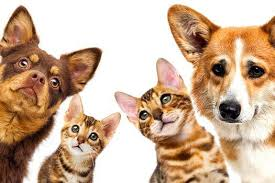
#> input picture TGMT/cho_meo.jfif, 275 x 183 px, found by its file name
$ python BT_B1.py
#> lines starting #> are read from the running program, lines starting #| are printed output that depends on the picture; after the words box and inside, x2 and y2 are one past the last pixel; in counts of white or black regions, pixels touching at a corner belong together
import cv2
import os

# Đọc ảnh màu từ đường dẫn
image = cv2.imread(r'D:\TGMT\cho_meo.jfif')
#> image is the input picture: shape (183, 275, 3); mean B, G, R 153.3, 177.1, 204.9

# Kiểm tra xem ảnh có đọc được hay không
if image is None:
    print("Không thể đọc ảnh từ đường dẫn đã chỉ định.")
else:
    height, width, channels = image.shape
#> height = 183; width = 275; channels = 3
    print(f"Chiều rộng: {width}")
#| Chiều rộng: 275
    print(f"Chiều cao: {height}")
#| Chiều cao: 183
    print(f"Số kênh màu: {channels}")
#| Số kênh màu: 3

    # Chuyển ảnh màu sang đen trắng (ảnh xám)
    gray_image = cv2.cvtColor(image, cv2.COLOR_BGR2GRAY)

    # Chuyển ảnh xám sang ảnh nhị phân (binary)
    _, binary_image = cv2.threshold(gray_image, 127, 255, cv2.THRESH_BINARY)
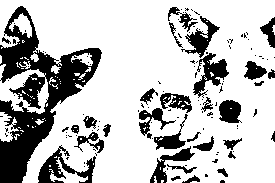
#> binary_image: shape (183, 275); 74.6% white; 121 black regions (90 under 20 px), largest, box (x1, y1, x2, y2) and area: (0, 6, 102, 183) 6453, (38, 145, 96, 183) 815, (193, 53, 229, 98) 664

    # Tách các kênh màu B, G, R
    B, G, R = cv2.split(image)

    # Tạo các ảnh chỉ hiển thị một kênh màu
    R_image = cv2.merge([B * 0, G * 0, R])
    G_image = cv2.merge([B * 0, G, R * 0])
    B_image = cv2.merge([B, G * 0, R * 0])
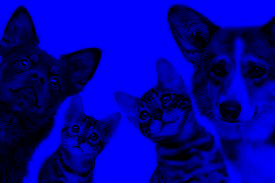
#> B_image: shape (183, 275, 3); mean B, G, R 153.3, 0, 0

    # Tạo các ảnh với thứ tự chuyển đổi kênh màu khác nhau
    BGR_image = cv2.merge([B, G, R])
    RGB_image = cv2.merge([R, G, B])
    GRB_image = cv2.merge([G, R, B])
    BRG_image = cv2.merge([B, R, G])
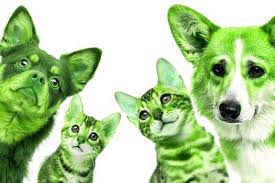
#> BRG_image: shape (183, 275, 3); mean of channels 0, 1, 2 153.3, 204.9, 177.1; drawn as B, G, R

    # Chuyển ảnh đen trắng và binary sang 3 kênh để ghép
    gray_image_3_channel = cv2.cvtColor(gray_image, cv2.COLOR_GRAY2BGR)
    binary_image_3_channel = cv2.cvtColor(binary_image, cv2.COLOR_GRAY2BGR)

    # Đảm bảo tất cả các ảnh có cùng chiều cao
    gray_image_3_channel = cv2.resize(gray_image_3_channel, (width, height))
    binary_image_3_channel = cv2.resize(binary_image_3_channel, (width, height))
    R_image = cv2.resize(R_image, (width, height))
    G_image = cv2.resize(G_image, (width, height))
    B_image = cv2.resize(B_image, (width, height))

    # Nối các ảnh theo chiều ngang
    top_row = cv2.hconcat([BGR_image, RGB_image, GRB_image, BRG_image])
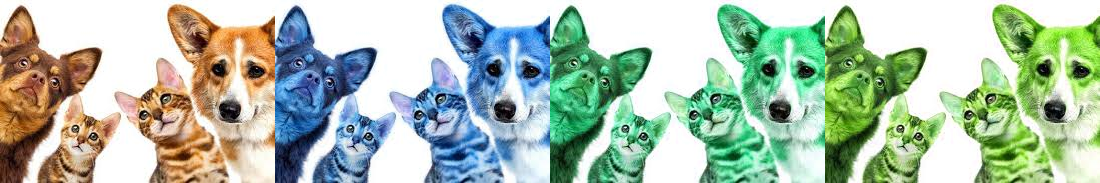
#> top_row: shape (183, 1100, 3); mean B, G, R 172.1, 191, 172.1
    middle_row = cv2.hconcat([gray_image_3_channel, binary_image_3_channel])
    bottom_row = cv2.hconcat([R_image, G_image, B_image])

    # Đảm bảo các hàng có cùng chiều rộng bằng cách resize
    max_width = max(top_row.shape[1], middle_row.shape[1], bottom_row.shape[1])
#> max_width = 1100
    top_row = cv2.resize(top_row, (max_width, top_row.shape[0]))
    middle_row = cv2.resize(middle_row, (max_width, middle_row.shape[0]))
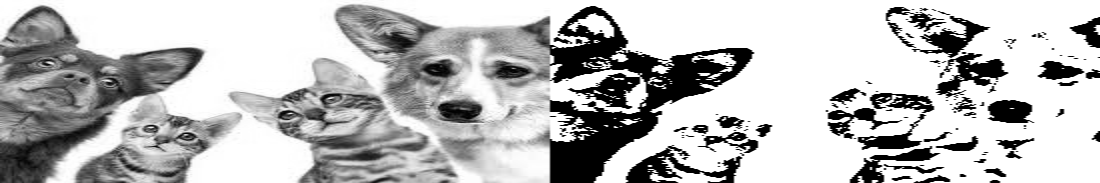
#> middle_row: shape (183, 1100, 3); min 0, max 255, mean 186.5
    bottom_row = cv2.resize(bottom_row, (max_width, bottom_row.shape[0]))
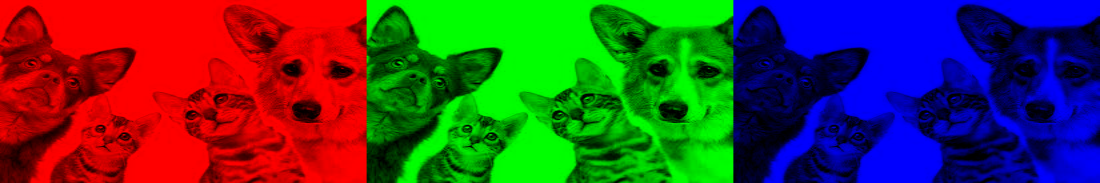
#> bottom_row: shape (183, 1100, 3); mean B, G, R 51.1, 59.1, 68.3

    # Nối các hàng để tạo thành ảnh tổng hợp
    combined_image = cv2.vconcat([top_row, middle_row, bottom_row])
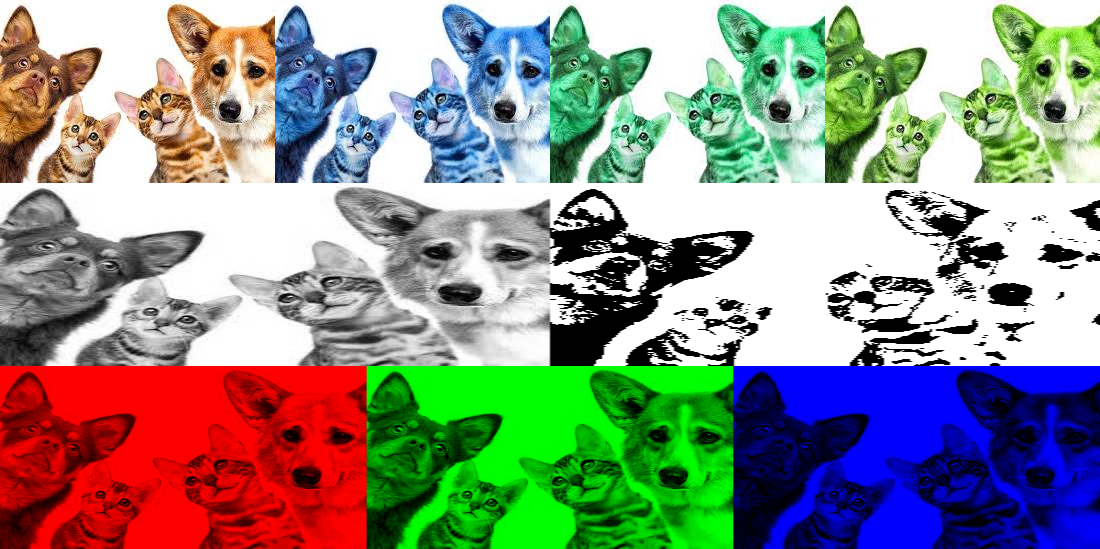
#> combined_image: shape (549, 1100, 3); mean B, G, R 136.6, 145.5, 142.3

    # Hiển thị ảnh kết hợp
    cv2.imshow('Combined Image', combined_image)

    # Đợi phím bất kỳ để đóng cửa sổ
    cv2.waitKey(0)
    cv2.destroyAllWindows()

    # Tạo thư mục để lưu ảnh nếu chưa tồn tại
    output_dir = r'D:\TGMT\output_images'
    os.makedirs(output_dir, exist_ok=True)

    # Lưu ảnh tổng hợp vào thư mục
    cv2.imwrite(os.path.join(output_dir, 'combined_image.jpg'), combined_image)
